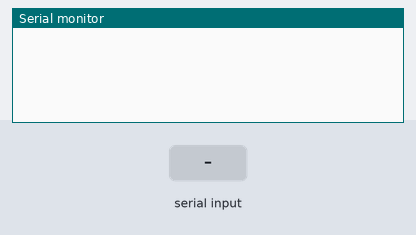
This sketch was run on a simulated Arduino Uno, built with avr-gcc and run on an emulated ATmega328P. On the bench: the last lines printed to the serial monitor. The inputs (shaded band) are chosen by the test bench.

Above: at 1.2 s.
1.3 s: "1\n" received over Serial
At 2.7 s:
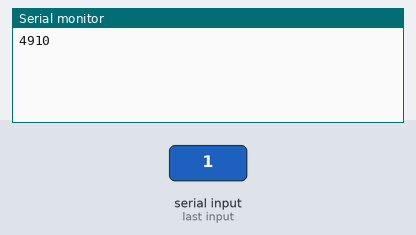
3.8 s: "1\n" received over the second serial link
At 5.2 s:
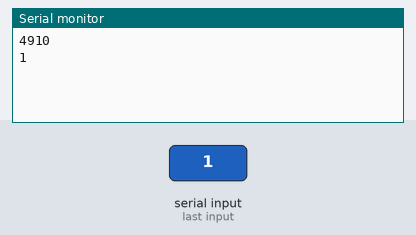
5.3 s: "0\n" received over Serial
At 6.7 s:
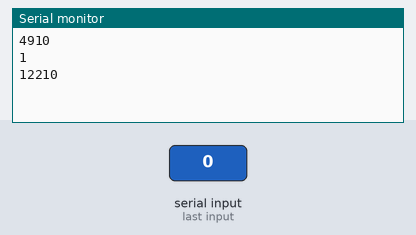
6.8 s: "0\n" received over the second serial link
At 9.0 s:
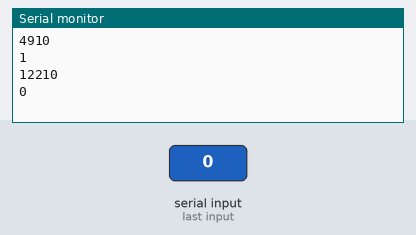
Timing chart, 0 to 9.3 s (numbered marks = the images above; inputs shaded):
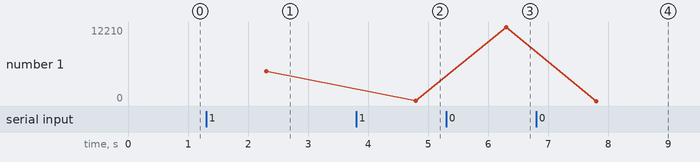

The sketch:

zypher_sim.ino
```cpp
#include <SoftwareSerial.h>
SoftwareSerial SerialBLE(3, 2); // RX, TX

void setup() {
  // Setup serial stream for bluetooth and the computer
  SerialBLE.begin(9600);
  Serial.begin(9600);
}

void loop() {
  delay(1);
  if (Serial.available()) {
    String text = Serial.readString();
    text = translate(text);

    for (int x = 0; x < text.length(); x++) {
      byte temp = text.charAt(x);
      SerialBLE.write(temp);
      Serial.print(temp);
    }
    Serial.print('\n');
  }

  if (SerialBLE.available()) {
    Serial.println(SerialBLE.readString());
  }
}

String translate (String input) {
  // Preps string to be sent over BT by changing characters
  input.replace('3', 'a');
  input.replace('5', 's');
  input.replace('6', 'd');
  input.replace('9', 'b');
  input.replace('0', 'z');
  input.replace('.', 'v');
  input.replace(',', 'u');

  return input;
}
```

Measured:
- after the input at 1.3 s, the serial monitor: prints a new line after 1.0 s (image 1)
- after the input at 3.8 s, the serial monitor: prints a new line after 1.0 s (image 2)
- after the input at 5.3 s, the serial monitor: prints a new line after 1.0 s (image 3)
- after the input at 6.8 s, the serial monitor: prints a new line after 1.0 s (image 4)
- plotted number 1: 4910 → 1 after the input at 3.8 s, 1 → 12210 after the input at 5.3 s, 12210 → 0 after the input at 6.8 s
